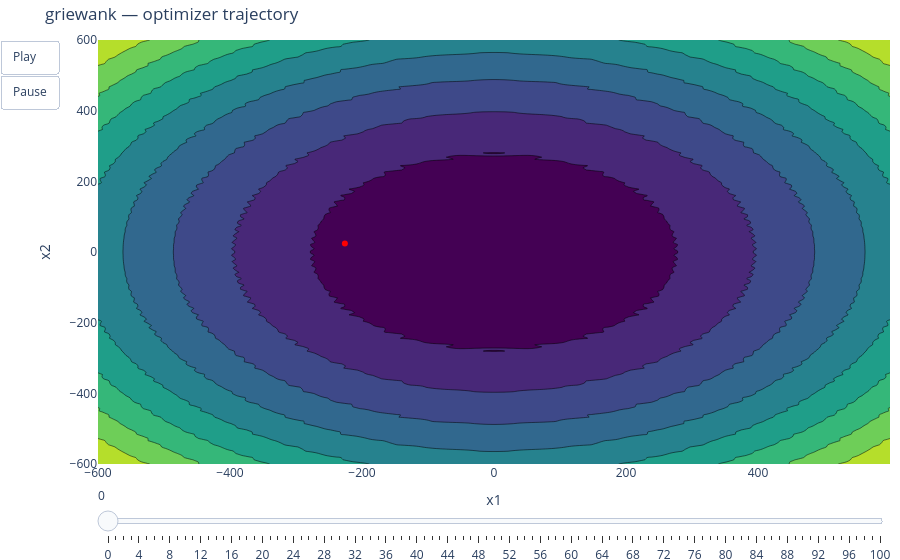

Notebook code cell kept with this figure:
### Code cell
plot_contour_with_trajectory(L.griewank, result).show()

### Figure 1 — Plotly figure (JSON) as saved in the notebook; plotly's stock layout.template omitted (floating-point values rounded to 4 significant figures; data arrays with more than 128 entries replaced by an {"elided": "..."} marker saying what was removed)
{"data": [{"colorscale": [[0, "#440154"], [0.1111, "#482878"], [0.2222, "#3e4989"], [0.3333, "#31688e"], [0.4444, "#26828e"], [0.5556, "#1f9e89"], [0.6667, "#35b779"], [0.7778, "#6ece58"], [0.8889, "#b5de2b"], [1, "#fde725"]], "showscale": false, "type": "contour", "x": {"elided": "200 float values"}, "y": {"elided": "200 float values"}, "z": {"elided": "200x200 float values"}}, {"line": {"color": "red"}, "marker": {"color": "red", "size": 6}, "mode": "lines+markers", "type": "scatter", "x": [-225.9], "y": [24.08]}], "layout": {"margin": {"b": 0, "l": 0, "r": 0, "t": 40}, "sliders": [{"steps": [{"args": [["0"], {"frame": {"duration": 0, "redraw": true}, "mode": "immediate"}], "label": "0", "method": "animate"}, {"args": [["1"], {"frame": {"duration": 0, "redraw": true}, "mode": "immediate"}], "label": "1", "method": "animate"}, {"args": [["2"], {"frame": {"duration": 0, "redraw": true}, "mode": "immediate"}], "label": "2", "method": "animate"}, {"args": [["3"], {"frame": {"duration": 0, "redraw": true}, "mode": "immediate"}], "label": "3", "method": "animate"}, {"args": [["4"], {"frame": {"duration": 0, "redraw": true}, "mode": "immediate"}], "label": "4", "method": "animate"}, {"args": [["5"], {"frame": {"duration": 0, "redraw": true}, "mode": "immediate"}], "label": "5", "method": "animate"}, {"args": [["6"], {"frame": {"duration": 0, "redraw": true}, "mode": "immediate"}], "label": "6", "method": "animate"}, {"args": [["7"], {"frame": {"duration": 0, "redraw": true}, "mode": "immediate"}], "label": "7", "method": "animate"}, {"args": [["8"], {"frame": {"duration": 0, "redraw": true}, "mode": "immediate"}], "label": "8", "method": "animate"}, {"args": [["9"], {"frame": {"duration": 0, "redraw": true}, "mode": "immediate"}], "label": "9", "method": "animate"}, {"args": [["10"], {"frame": {"duration": 0, "redraw": true}, "mode": "immediate"}], "label": "10", "method": "animate"}, {"args": [["11"], {"frame": {"duration": 0, "redraw": true}, "mode": "immediate"}], "label": "11", "method": "animate"}, {"args": [["12"], {"frame": {"duration": 0, "redraw": true}, "mode": "immediate"}], "label": "12", "method": "animate"}, {"args": [["13"], {"frame": {"duration": 0, "redraw": true}, "mode": "immediate"}], "label": "13", "method": "animate"}, {"args": [["14"], {"frame": {"duration": 0, "redraw": true}, "mode": "immediate"}], "label": "14", "method": "animate"}, {"args": [["15"], {"frame": {"duration": 0, "redraw": true}, "mode": "immediate"}], "label": "15", "method": "animate"}, {"args": [["16"], {"frame": {"duration": 0, "redraw": true}, "mode": "immediate"}], "label": "16", "method": "animate"}, {"args": [["17"], {"frame": {"duration": 0, "redraw": true}, "mode": "immediate"}], "label": "17", "method": "animate"}, {"args": [["18"], {"frame": {"duration": 0, "redraw": true}, "mode": "immediate"}], "label": "18", "method": "animate"}, {"args": [["19"], {"frame": {"duration": 0, "redraw": true}, "mode": "immediate"}], "label": "19", "method": "animate"}, {"args": [["20"], {"frame": {"duration": 0, "redraw": true}, "mode": "immediate"}], "label": "20", "method": "animate"}, {"args": [["21"], {"frame": {"duration": 0, "redraw": true}, "mode": "immediate"}], "label": "21", "method": "animate"}, {"args": [["22"], {"frame": {"duration": 0, "redraw": true}, "mode": "immediate"}], "label": "22", "method": "animate"}, {"args": [["23"], {"frame": {"duration": 0, "redraw": true}, "mode": "immediate"}], "label": "23", "method": "animate"}, {"args": [["24"], {"frame": {"duration": 0, "redraw": true}, "mode": "immediate"}], "label": "24", "method": "animate"}, {"args": [["25"], {"frame": {"duration": 0, "redraw": true}, "mode": "immediate"}], "label": "25", "method": "animate"}, {"args": [["26"], {"frame": {"duration": 0, "redraw": true}, "mode": "immediate"}], "label": "26", "method": "animate"}, {"args": [["27"], {"frame": {"duration": 0, "redraw": true}, "mode": "immediate"}], "label": "27", "method": "animate"}, {"args": [["28"], {"frame": {"duration": 0, "redraw": true}, "mode": "immediate"}], "label": "28", "method": "animate"}, {"args": [["29"], {"frame": {"duration": 0, "redraw": true}, "mode": "immediate"}], "label": "29", "method": "animate"}, {"args": [["30"], {"frame": {"duration": 0, "redraw": true}, "mode": "immediate"}], "label": "30", "method": "animate"}, {"args": [["31"], {"frame": {"duration": 0, "redraw": true}, "mode": "immediate"}], "label": "31", "method": "animate"}, {"args": [["32"], {"frame": {"duration": 0, "redraw": true}, "mode": "immediate"}], "label": "32", "method": "animate"}, {"args": [["33"], {"frame": {"duration": 0, "redraw": true}, "mode": "immediate"}], "label": "33", "method": "animate"}, {"args": [["34"], {"frame": {"duration": 0, "redraw": true}, "mode": "immediate"}], "label": "34", "method": "animate"}, {"args": [["35"], {"frame": {"duration": 0, "redraw": true}, "mode": "immediate"}], "label": "35", "method": "animate"}, {"args": [["36"], {"frame": {"duration": 0, "redraw": true}, "mode": "immediate"}], "label": "36", "method": "animate"}, {"args": [["37"], {"frame": {"duration": 0, "redraw": true}, "mode": "immediate"}], "label": "37", "method": "animate"}, {"args": [["38"], {"frame": {"duration": 0, "redraw": true}, "mode": "immediate"}], "label": "38", "method": "animate"}, {"args": [["39"], {"frame": {"duration": 0, "redraw": true}, "mode": "immediate"}], "label": "39", "method": "animate"}, {"args": [["40"], {"frame": {"duration": 0, "redraw": true}, "mode": "immediate"}], "label": "40", "method": "animate"}, {"args": [["41"], {"frame": {"duration": 0, "redraw": true}, "mode": "immediate"}], "label": "41", "method": "animate"}, {"args": [["42"], {"frame": {"duration": 0, "redraw": true}, "mode": "immediate"}], "label": "42", "method": "animate"}, {"args": [["43"], {"frame": {"duration": 0, "redraw": true}, "mode": "immediate"}], "label": "43", "method": "animate"}, {"args": [["44"], {"frame": {"duration": 0, "redraw": true}, "mode": "immediate"}], "label": "44", "method": "animate"}, {"args": [["45"], {"frame": {"duration": 0, "redraw": true}, "mode": "immediate"}], "label": "45", "method": "animate"}, {"args": [["46"], {"frame": {"duration": 0, "redraw": true}, "mode": "immediate"}], "label": "46", "method": "animate"}, {"args": [["47"], {"frame": {"duration": 0, "redraw": true}, "mode": "immediate"}], "label": "47", "method": "animate"}, {"args": [["48"], {"frame": {"duration": 0, "redraw": true}, "mode": "immediate"}], "label": "48", "method": "animate"}, {"args": [["49"], {"frame": {"duration": 0, "redraw": true}, "mode": "immediate"}], "label": "49", "method": "animate"}, {"args": [["50"], {"frame": {"duration": 0, "redraw": true}, "mode": "immediate"}], "label": "50", "method": "animate"}, {"args": [["51"], {"frame": {"duration": 0, "redraw": true}, "mode": "immediate"}], "label": "51", "method": "animate"}, {"args": [["52"], {"frame": {"duration": 0, "redraw": true}, "mode": "immediate"}], "label": "52", "method": "animate"}, {"args": [["53"], {"frame": {"duration": 0, "redraw": true}, "mode": "immediate"}], "label": "53", "method": "animate"}, {"args": [["54"], {"frame": {"duration": 0, "redraw": true}, "mode": "immediate"}], "label": "54", "method": "animate"}, {"args": [["55"], {"frame": {"duration": 0, "redraw": true}, "mode": "immediate"}], "label": "55", "method": "animate"}, {"args": [["56"], {"frame": {"duration": 0, "redraw": true}, "mode": "immediate"}], "label": "56", "method": "animate"}, {"args": [["57"], {"frame": {"duration": 0, "redraw": true}, "mode": "immediate"}], "label": "57", "method": "animate"}, {"args": [["58"], {"frame": {"duration": 0, "redraw": true}, "mode": "immediate"}], "label": "58", "method": "animate"}, {"args": [["59"], {"frame": {"duration": 0, "redraw": true}, "mode": "immediate"}], "label": "59", "method": "animate"}, {"args": [["60"], {"frame": {"duration": 0, "redraw": true}, "mode": "immediate"}], "label": "60", "method": "animate"}, {"args": [["61"], {"frame": {"duration": 0, "redraw": true}, "mode": "immediate"}], "label": "61", "method": "animate"}, {"args": [["62"], {"frame": {"duration": 0, "redraw": true}, "mode": "immediate"}], "label": "62", "method": "animate"}, {"args": [["63"], {"frame": {"duration": 0, "redraw": true}, "mode": "immediate"}], "label": "63", "method": "animate"}, {"args": [["64"], {"frame": {"duration": 0, "redraw": true}, "mode": "immediate"}], "label": "64", "method": "animate"}, {"args": [["65"], {"frame": {"duration": 0, "redraw": true}, "mode": "immediate"}], "label": "65", "method": "animate"}, {"args": [["66"], {"frame": {"duration": 0, "redraw": true}, "mode": "immediate"}], "label": "66", "method": "animate"}, {"args": [["67"], {"frame": {"duration": 0, "redraw": true}, "mode": "immediate"}], "label": "67", "method": "animate"}, {"args": [["68"], {"frame": {"duration": 0, "redraw": true}, "mode": "immediate"}], "label": "68", "method": "animate"}, {"args": [["69"], {"frame": {"duration": 0, "redraw": true}, "mode": "immediate"}], "label": "69", "method": "animate"}, {"args": [["70"], {"frame": {"duration": 0, "redraw": true}, "mode": "immediate"}], "label": "70", "method": "animate"}, {"args": [["71"], {"frame": {"duration": 0, "redraw": true}, "mode": "immediate"}], "label": "71", "method": "animate"}, {"args": [["72"], {"frame": {"duration": 0, "redraw": true}, "mode": "immediate"}], "label": "72", "method": "animate"}, {"args": [["73"], {"frame": {"duration": 0, "redraw": true}, "mode": "immediate"}], "label": "73", "method": "animate"}, {"args": [["74"], {"frame": {"duration": 0, "redraw": true}, "mode": "immediate"}], "label": "74", "method": "animate"}, {"args": [["75"], {"frame": {"duration": 0, "redraw": true}, "mode": "immediate"}], "label": "75", "method": "animate"}, {"args": [["76"], {"frame": {"duration": 0, "redraw": true}, "mode": "immediate"}], "label": "76", "method": "animate"}, {"args": [["77"], {"frame": {"duration": 0, "redraw": true}, "mode": "immediate"}], "label": "77", "method": "animate"}, {"args": [["78"], {"frame": {"duration": 0, "redraw": true}, "mode": "immediate"}], "label": "78", "method": "animate"}, {"args": [["79"], {"frame": {"duration": 0, "redraw": true}, "mode": "immediate"}], "label": "79", "method": "animate"}, {"args": [["80"], {"frame": {"duration": 0, "redraw": true}, "mode": "immediate"}], "label": "80", "method": "animate"}, {"args": [["81"], {"frame": {"duration": 0, "redraw": true}, "mode": "immediate"}], "label": "81", "method": "animate"}, {"args": [["82"], {"frame": {"duration": 0, "redraw": true}, "mode": "immediate"}], "label": "82", "method": "animate"}, {"args": [["83"], {"frame": {"duration": 0, "redraw": true}, "mode": "immediate"}], "label": "83", "method": "animate"}, {"args": [["84"], {"frame": {"duration": 0, "redraw": true}, "mode": "immediate"}], "label": "84", "method": "animate"}, {"args": [["85"], {"frame": {"duration": 0, "redraw": true}, "mode": "immediate"}], "label": "85", "method": "animate"}, {"args": [["86"], {"frame": {"duration": 0, "redraw": true}, "mode": "immediate"}], "label": "86", "method": "animate"}, {"args": [["87"], {"frame": {"duration": 0, "redraw": true}, "mode": "immediate"}], "label": "87", "method": "animate"}, {"args": [["88"], {"frame": {"duration": 0, "redraw": true}, "mode": "immediate"}], "label": "88", "method": "animate"}, {"args": [["89"], {"frame": {"duration": 0, "redraw": true}, "mode": "immediate"}], "label": "89", "method": "animate"}, {"args": [["90"], {"frame": {"duration": 0, "redraw": true}, "mode": "immediate"}], "label": "90", "method": "animate"}, {"args": [["91"], {"frame": {"duration": 0, "redraw": true}, "mode": "immediate"}], "label": "91", "method": "animate"}, {"args": [["92"], {"frame": {"duration": 0, "redraw": true}, "mode": "immediate"}], "label": "92", "method": "animate"}, {"args": [["93"], {"frame": {"duration": 0, "redraw": true}, "mode": "immediate"}], "label": "93", "method": "animate"}, {"args": [["94"], {"frame": {"duration": 0, "redraw": true}, "mode": "immediate"}], "label": "94", "method": "animate"}, {"args": [["95"], {"frame": {"duration": 0, "redraw": true}, "mode": "immediate"}], "label": "95", "method": "animate"}, {"args": [["96"], {"frame": {"duration": 0, "redraw": true}, "mode": "immediate"}], "label": "96", "method": "animate"}, {"args": [["97"], {"frame": {"duration": 0, "redraw": true}, "mode": "immediate"}], "label": "97", "method": "animate"}, {"args": [["98"], {"frame": {"duration": 0, "redraw": true}, "mode": "immediate"}], "label": "98", "method": "animate"}, {"args": [["99"], {"frame": {"duration": 0, "redraw": true}, "mode": "immediate"}], "label": "99", "method": "animate"}, {"args": [["100"], {"frame": {"duration": 0, "redraw": true}, "mode": "immediate"}], "label": "100", "method": "animate"}]}], "title": {"text": "griewank — optimizer trajectory"}, "updatemenus": [{"buttons": [{"args": [null, {"frame": {"duration": 80, "redraw": true}, "fromcurrent": true}], "label": "Play", "method": "animate"}, {"args": [[null], {"frame": {"duration": 0, "redraw": false}, "mode": "immediate"}], "label": "Pause", "method": "animate"}], "showactive": false, "type": "buttons"}], "xaxis": {"title": {"text": "x1"}}, "yaxis": {"title": {"text": "x2"}}}}
